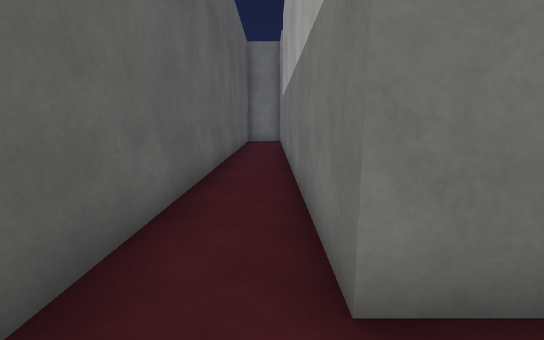
[1] (above)

20 first-person views from a walk through a Unity game level. The camera is 1.2 m above the floor, tilts 10° down and sees 90° across. The floor is counted in squares, 1 m on a side. Each view is taken from the middle of a square. On the plan, view 1 faces up. The plan holds only what a view shows up to about 13 squares ahead; the rest is blank. The place goes on beyond the plan. Surface patterns are stand-ins for the level's own textures.

[2]
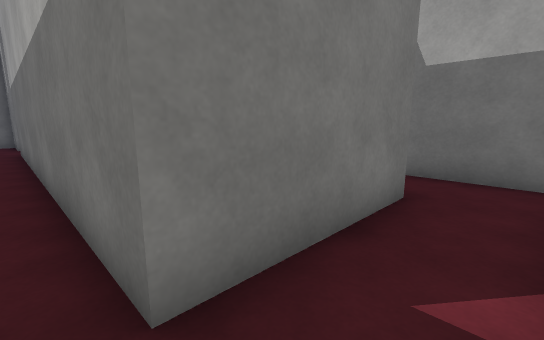

[3]
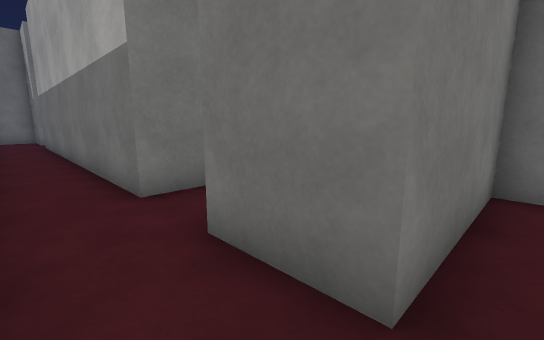

[4]
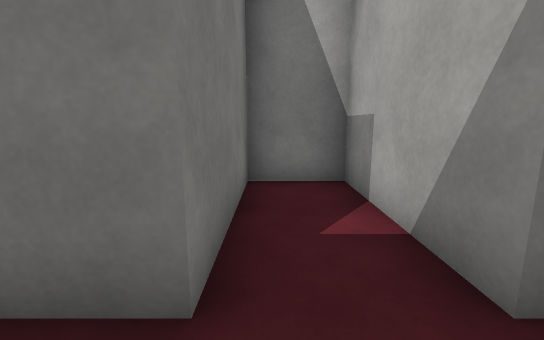

[5]
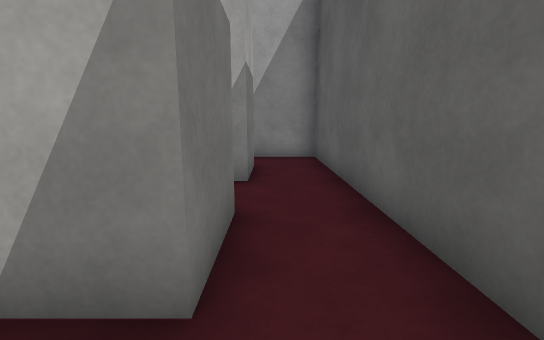

[6]
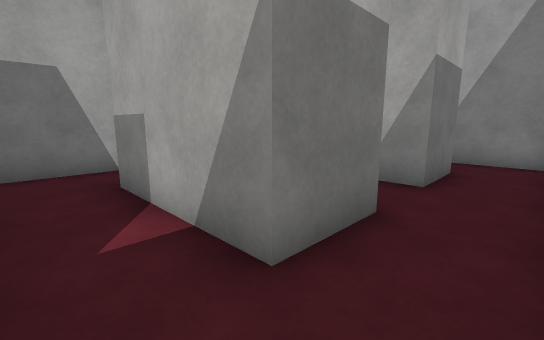

[7]
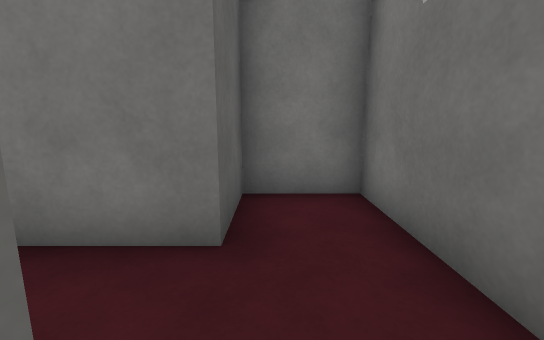

[8]
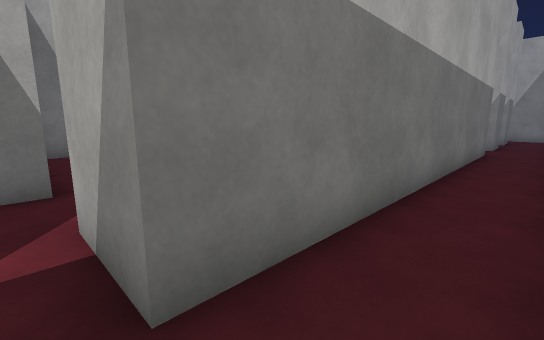

[9]
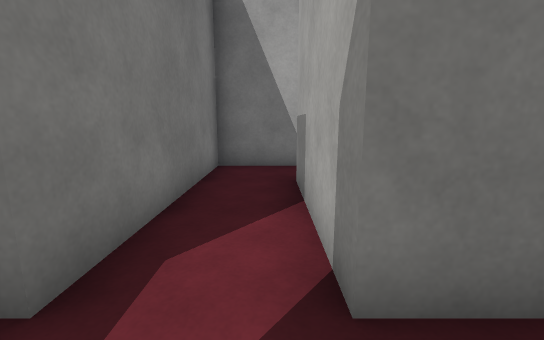

[10]
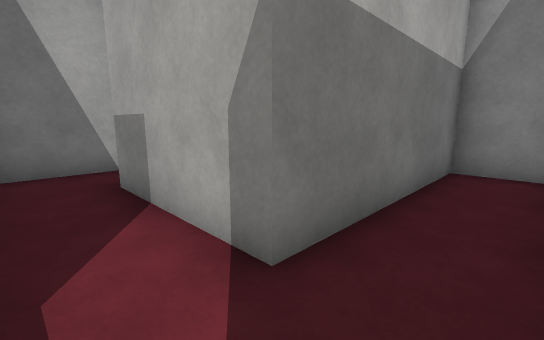

[11]
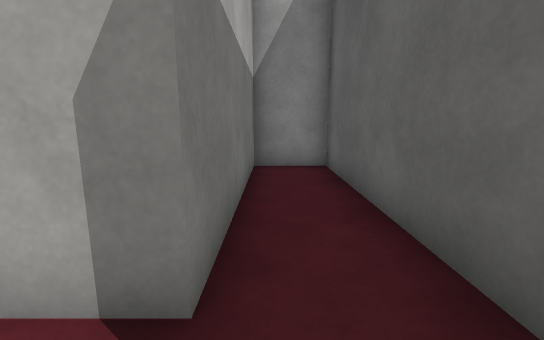

[12]
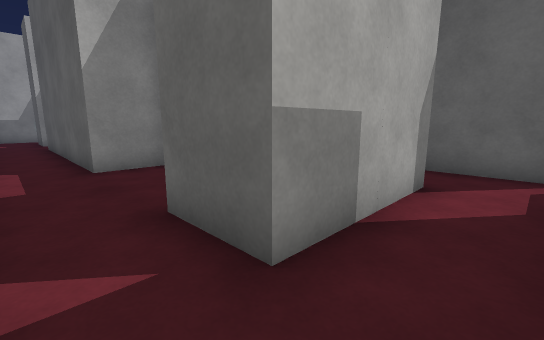

[13]
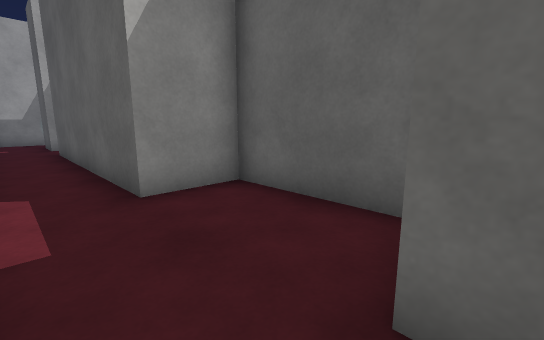

[14]
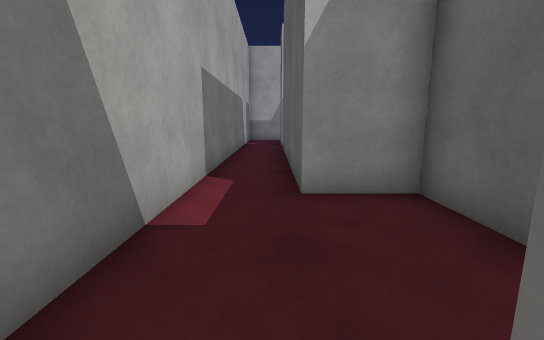

[15]
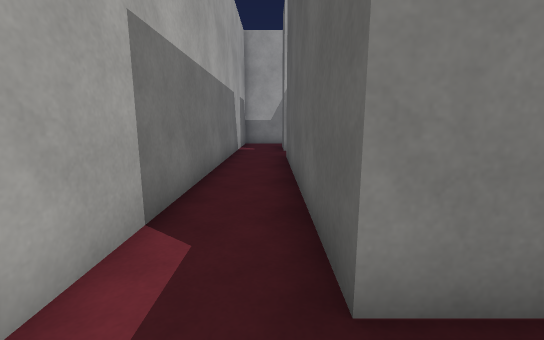

[16]
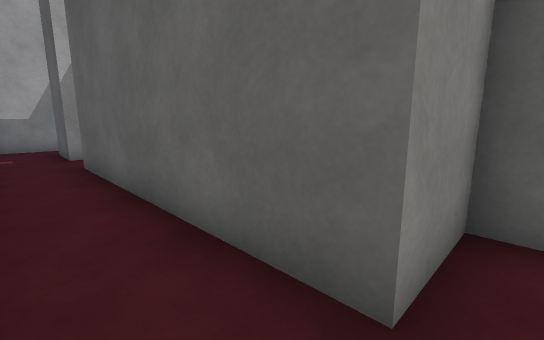

[17]
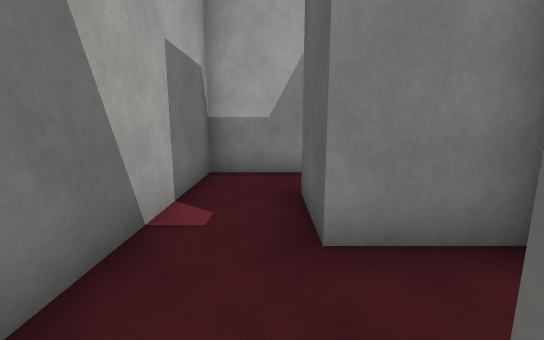

[18]
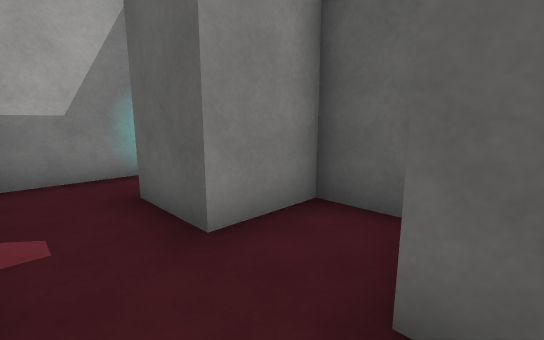

[19]
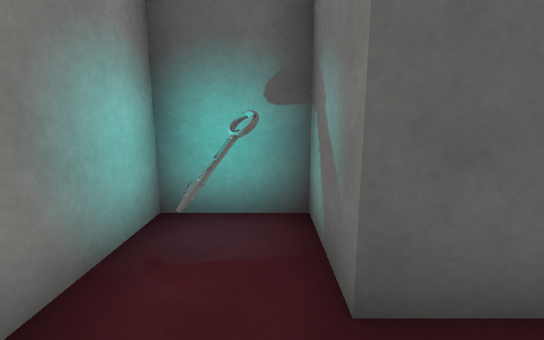

[20]
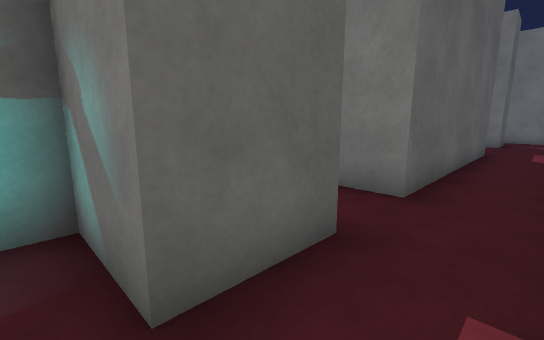

### Floor plan
Ten units are one square. View 1 is at (0, 0); x grows to the right and y downward. Boxes are objects, and circles mark ways between rooms. Rooms are numbered by the first view taken in them; rooms with no view inside come last. Other rooms are left out.
<svg viewBox="-20 -146 130 236">
<path fill="none" stroke="#000" d="M5 5 45 5M-15 -131 -15 -14M65 11 65 -35 45 -35 45 -15 5 -15 5 -135 25 -135M5 45 45 45 45 25 5 25 5 5M-15 2 -15 46M25 -131 25 -55 45 -55 45 -115 85 -115M105 -109 105 -135 45 -135 45 -141M65 -89 65 -55 85 -55 85 25 72 25M85 -115 85 -95 80 -95M65 31 65 45 85 45M105 45 105 -86M85 45 85 65 65 65 65 85 105 85 105 45M-15 46 -15 85 10 85M5 66 5 45"/>
<rect x="65" y="65" width="10" height="10" fill="#bbb"><title>key</title></rect>
<circle cx="-5" cy="15" r="3" fill="#2a7"/>
<circle cx="15" cy="-140" r="3" fill="#2a7"/>
<circle cx="-5" cy="55" r="3" fill="#2a7"/>
<circle cx="95" cy="-105" r="3" fill="#2a7"/>
<circle cx="95" cy="55" r="3" fill="#2a7"/>
<text x="0" y="-50">1</text>
<text x="10" y="30">2</text>
<text x="50" y="-120">3</text>
<text x="90" y="-40">4</text>
<text x="90" y="70">5</text>
<text x="-10" y="60">6</text>
</svg>
Room 1 opens to room 2. Room 1 opens to room 3. Room 2 opens to room 6. Room 3 opens to room 4. Room 4 opens to room 5.

Where each view was taken, in squares from view 1:
view 1: 0 up, 0 right, facing up
view 2: 0 up, 0 right, facing up-right
view 3: 3 down, 1 left, facing up-right
view 4: 3 down, 1 left, facing right
view 5: 1 up, 0 right, facing down
view 6: 1 up, 1 left, facing down-right
view 7: 1 down, 5 right, facing up
view 8: 14 up, 1 left, facing down-right
view 9: 12 up, 3 right, facing right
view 10: 13 up, 3 right, facing down-right
view 11: 13 up, 4 right, facing down
view 12: 13 up, 10 right, facing down-left
view 13: 10 up, 10 right, facing down-left
view 14: 10 up, 9 right, facing down
view 15: 7 up, 9 right, facing down
view 16: 6 up, 10 right, facing down-left
view 17: 2 down, 9 right, facing down
view 18: 2 down, 10 right, facing down-left
view 19: 7 down, 10 right, facing left
view 20: 7 down, 10 right, facing up-left
